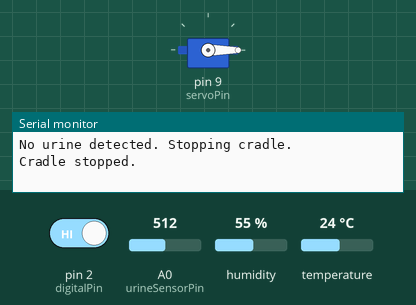
Recording of a sketch running on a simulated Arduino Uno, built with avr-gcc and run on an emulated ATmega328P. Parts: servo, the last lines printed to the serial monitor. Inputs (shaded band) come from the test bench; at power-on: pin 2 (digitalPin) HIGH, A0 (urineSensorPin) = 512, humidity 55 %, temperature 24 °C.

Above: at 2.9 s.
3.0 s: pin 2 (digitalPin) driven LOW
At 4.85 s:
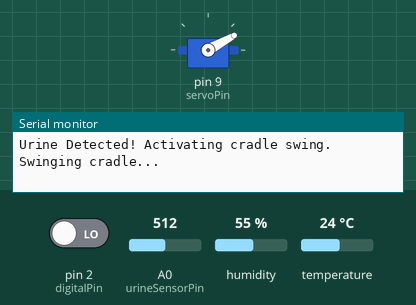
At 8.67 s:
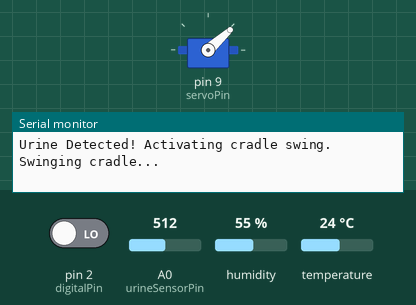
9.2 s: pin 2 (digitalPin) driven HIGH
At 9.7 s:
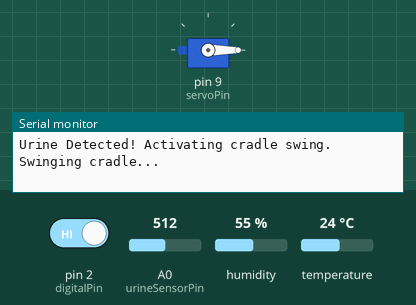
Timing chart, 0 to 12.2 s (numbered marks = the images above; inputs shaded):
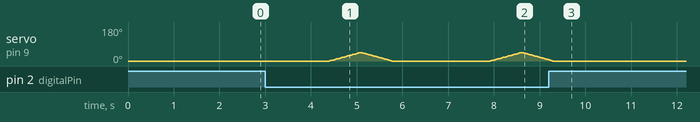

The sketch:

cpp.ino
```cpp
#include <Servo.h>
#include <DHT.h>

// Define pins
const int urineSensorPin = A0; // Analog input pin for the moisture sensor
const int digitalPin = 2;      // Digital input pin for the moisture sensor
const int servoPin = 9;        // Pin for the servo motor
const int DHTPin = 7;          // Digital pin connected to the DHT sensor

// Initialize DHT sensor
#define DHTTYPE DHT11   // DHT 11
DHT dht(DHTPin, DHTTYPE);

Servo myServo;

void setup() {
  Serial.begin(9600);
  pinMode(digitalPin, INPUT);
  myServo.attach(servoPin);
  myServo.write(0);  // Initialize the servo position to 0 degrees (cradle stopped)

  dht.begin();
  Serial.println("System initialized and ready.");
}

void loop() {
  // Read the temperature and humidity from the DHT sensor
  float humidity = dht.readHumidity();
  float temperature = dht.readTemperature();

  // Check if any reads failed and exit early (to try again).
  if (isnan(humidity) || isnan(temperature)) {
    Serial.println("Failed to read from DHT sensor!");
  } else {
    Serial.print("Humidity: ");
    Serial.print(humidity);
    Serial.print("%  Environmental Temperature: ");
    Serial.print(temperature);
    Serial.println("°C");
  }

  // Read the moisture sensor
  int analogValue = analogRead(urineSensorPin);
  int digitalValue = digitalRead(digitalPin);

  Serial.print("Analog Sensor Value: ");
  Serial.print(analogValue);
  Serial.print(", Digital Sensor Value: ");
  Serial.println(digitalValue ? "DRY" : "WET");

  if (digitalValue == LOW) {  // Assuming LOW means "WET"
    Serial.println("Urine Detected! Activating cradle swing.");
    swingCradle();
  } else {
    Serial.println("No urine detected. Stopping cradle.");
    stopCradle();
  }

  delay(2000); // Delay to slow down the loop and make reading easier
}

void swingCradle() {
  Serial.println("Swinging cradle...");

  // Swing from 0 degrees to 45 degrees
  for (int pos = 0; pos <= 45; pos++) {
    myServo.write(pos);
    delay(15);
  }
  // Swing back from 45 degrees to 0 degrees
  for (int pos = 45; pos >= 0; pos--) {
    myServo.write(pos);
    delay(15);
  }
}


void stopCradle() {
  myServo.write(0);
  Serial.println("Cradle stopped.");
}
```

Measured:
- after the input at 9.2 s, servo on pin 9 (servoPin): goes on until 9.3 s, then stays 0°
